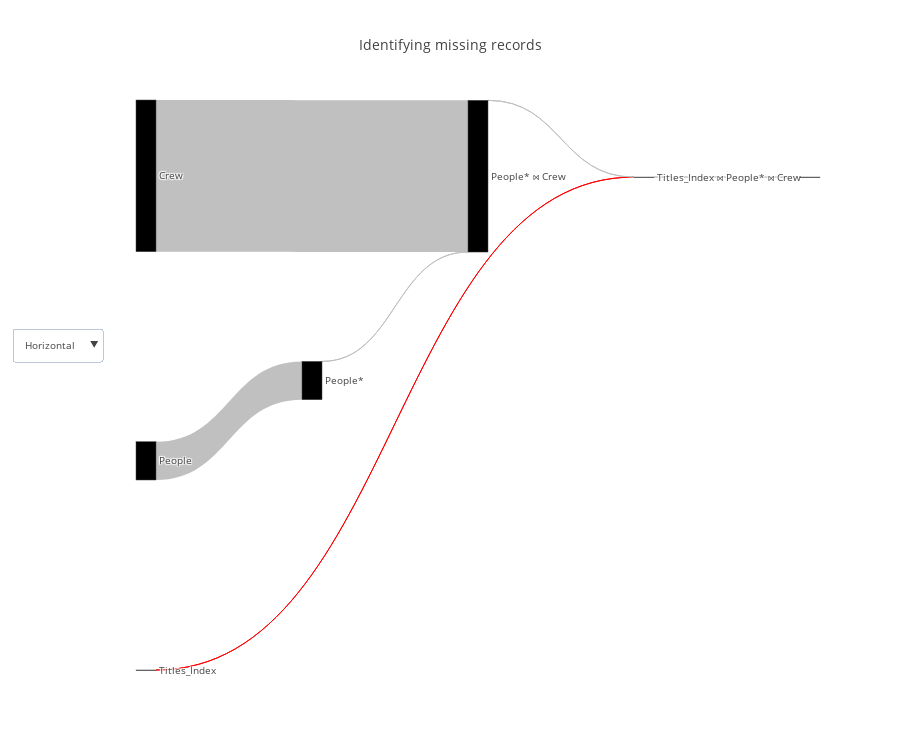

The code cell stored with this chart in its notebook:
### Code cell
cardinality_df = query_renderer.get_cardinality_df(query, con_str)
query_renderer.vizualize(cardinality_df, title="Identifying missing records", metrics=["actual_rows"], open_=False)

### Figure 1 — Plotly figure (JSON) as saved in the notebook; plotly's stock layout.template omitted (floating-point values rounded to 4 significant figures)
{"data": [{"link": {"color": ["red", "silver", "silver", "silver", "silver", "silver"], "label": ["", "", "Filter condition: (people.name = ANY ('{\"Owen Wilson\",\"Adam Sandler\",\"Jason Segel\"}'::text[]))", "", "Hash Cond ('Inner', '(crew.person_id = people.person_id)')", ""], "source": [0, 1, 2, 3, 4, 5], "target": [5, 2, 4, 4, 5, 6], "value": [1, 3446261, 3, 13651901, 565, 186]}, "node": {"color": [null, null, null, null, null, null], "label": ["Titles_Index", "People", "People*", "Crew", "People* ⋈ Crew", "Titles_Index ⋈ People* ⋈ Crew"], "pad": 200}, "orientation": "h", "type": "sankey", "valueformat": ",", "valuesuffix": [" Rows", " Rows", " Rows", " Rows", " Rows", " Rows"]}], "layout": {"font": {"size": 10}, "height": 750, "title": "Identifying missing records", "updatemenus": [{"buttons": [{"args": ["orientation", "h"], "label": "Horizontal", "method": "restyle"}, {"args": ["orientation", "v"], "label": "Vertical", "method": "restyle"}], "y": 0.6}]}}
